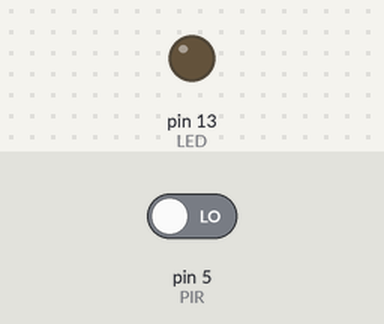
Recording of a sketch running on a simulated Arduino Nano, built with avr-gcc and run on an emulated ATmega328P. On the bench: output pins drawn as LEDs (lit = HIGH). The test bench sets the inputs (shaded band); at power-on: pin 5 (PIR) LOW.

Above: at 1.2 s.
1.3 s: pin 5 (PIR) driven HIGH
At 2.4 s:
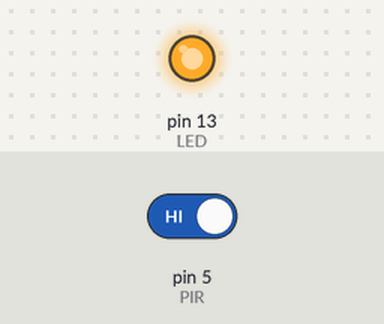
2.8 s: pin 5 (PIR) driven LOW
At 3.5 s:
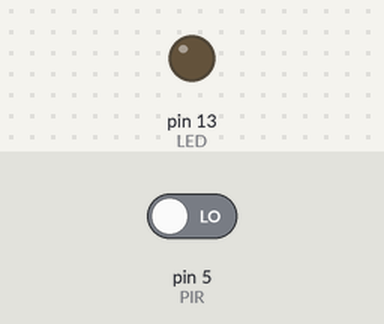
Timing chart, 0 to 5.8 s (numbered marks = the images above; inputs shaded):
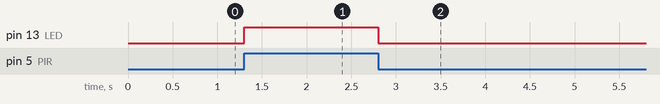

Measured:
- after the input at 1.3 s, pin 13 (LED): LOW → HIGH at once
- after the input at 2.8 s, pin 13 (LED): HIGH → LOW at once

The sketch:

nano-hc-sr501-test.ino
```cpp
int PIR = 5;
int LED = 13;


void setup() {
pinMode(PIR, INPUT);
pinMode(LED, OUTPUT);
}

void loop(){
digitalWrite(LED, digitalRead(PIR));
}
```
